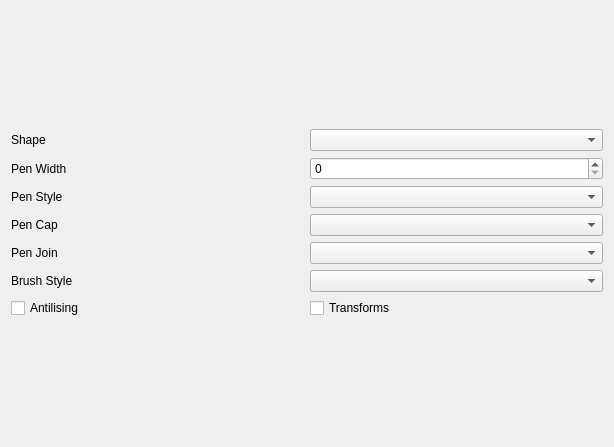
<?xml version="1.0" encoding="UTF-8"?>
<ui version="4.0">
 <class>MainWindow</class>
 <widget class="QWidget" name="MainWindow">
  <property name="geometry">
   <rect>
    <x>0</x>
    <y>0</y>
    <width>614</width>
    <height>447</height>
   </rect>
  </property>
  <property name="windowTitle">
   <string>Form</string>
  </property>
  <layout class="QVBoxLayout" name="verticalLayout_2">
   <item>
    <layout class="QVBoxLayout" name="canvasLayout"/>
   </item>
   <item>
    <layout class="QVBoxLayout" name="verticalLayout">
     <item>
      <layout class="QHBoxLayout" name="horizontalLayout">
       <item>
        <widget class="QLabel" name="label">
         <property name="text">
          <string>Shape</string>
         </property>
        </widget>
       </item>
       <item>
        <widget class="QComboBox" name="shapeCombo"/>
       </item>
      </layout>
     </item>
     <item>
      <layout class="QHBoxLayout" name="horizontalLayout_2">
       <item>
        <widget class="QLabel" name="label_2">
         <property name="text">
          <string>Pen Width</string>
         </property>
        </widget>
       </item>
       <item>
        <widget class="QSpinBox" name="penWidth"/>
       </item>
      </layout>
     </item>
     <item>
      <layout class="QHBoxLayout" name="horizontalLayout_3">
       <item>
        <widget class="QLabel" name="label_3">
         <property name="text">
          <string>Pen Style</string>
         </property>
        </widget>
       </item>
       <item>
        <widget class="QComboBox" name="penStyle"/>
       </item>
      </layout>
     </item>
     <item>
      <layout class="QHBoxLayout" name="horizontalLayout_4">
       <item>
        <widget class="QLabel" name="label_4">
         <property name="text">
          <string>Pen Cap</string>
         </property>
        </widget>
       </item>
       <item>
        <widget class="QComboBox" name="penCap"/>
       </item>
      </layout>
     </item>
     <item>
      <layout class="QHBoxLayout" name="horizontalLayout_5">
       <item>
        <widget class="QLabel" name="label_5">
         <property name="text">
          <string>Pen Join</string>
         </property>
        </widget>
       </item>
       <item>
        <widget class="QComboBox" name="penJoin"/>
       </item>
      </layout>
     </item>
     <item>
      <layout class="QHBoxLayout" name="horizontalLayout_6">
       <item>
        <widget class="QLabel" name="label_6">
         <property name="text">
          <string>Brush Style</string>
         </property>
        </widget>
       </item>
       <item>
        <widget class="QComboBox" name="brushStyle"/>
       </item>
      </layout>
     </item>
     <item>
      <layout class="QHBoxLayout" name="horizontalLayout_7">
       <item>
        <widget class="QCheckBox" name="antialising">
         <property name="text">
          <string>Antilising</string>
         </property>
        </widget>
       </item>
       <item>
        <widget class="QCheckBox" name="transforms">
         <property name="text">
          <string>Transforms</string>
         </property>
        </widget>
       </item>
      </layout>
     </item>
    </layout>
   </item>
  </layout>
 </widget>
 <resources/>
 <connections/>
</ui>
